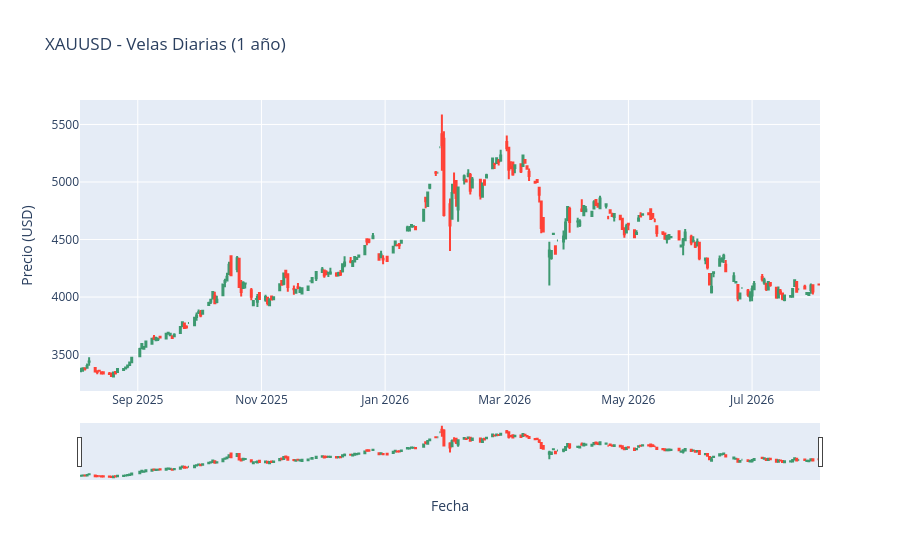

This figure's notebook cell:
### Code cell
import plotly.graph_objects as go

fig = go.Figure(data=[go.Candlestick(
    x=datos.index,
    open=datos["Open"],
    high=datos["High"],
    low=datos["Low"],
    close=datos["Close"]
)])

fig.update_layout(title="XAUUSD - Velas Diarias (1 año)", xaxis_title="Fecha", yaxis_title="Precio (USD)")
fig.show()

### Figure 1 — Plotly figure (JSON) as saved in the notebook; plotly's stock layout.template omitted (floating-point values rounded to 4 significant figures; data arrays with more than 128 entries replaced by an {"elided": "..."} marker saying what was removed)
{"data": [{"close": {"elided": "251 float values"}, "high": {"elided": "251 float values"}, "low": {"elided": "251 float values"}, "open": {"elided": "251 float values"}, "type": "candlestick", "x": {"elided": "251 str values"}}], "layout": {"title": {"text": "XAUUSD - Velas Diarias (1 año)"}, "xaxis": {"title": {"text": "Fecha"}}, "yaxis": {"title": {"text": "Precio (USD)"}}}}
